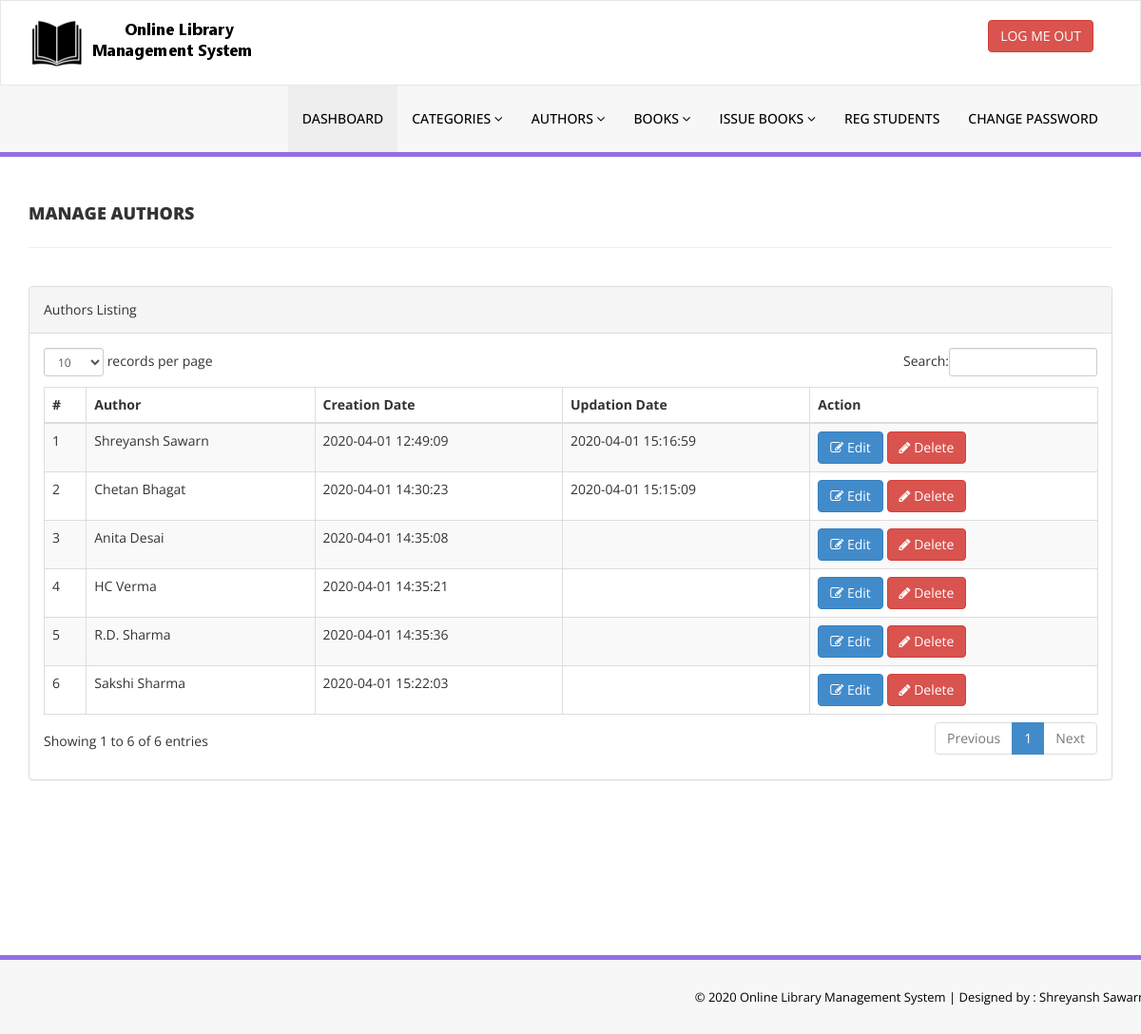
/library/admin/manage-authors.php (signed in), run on an earlier commit of the app's database.
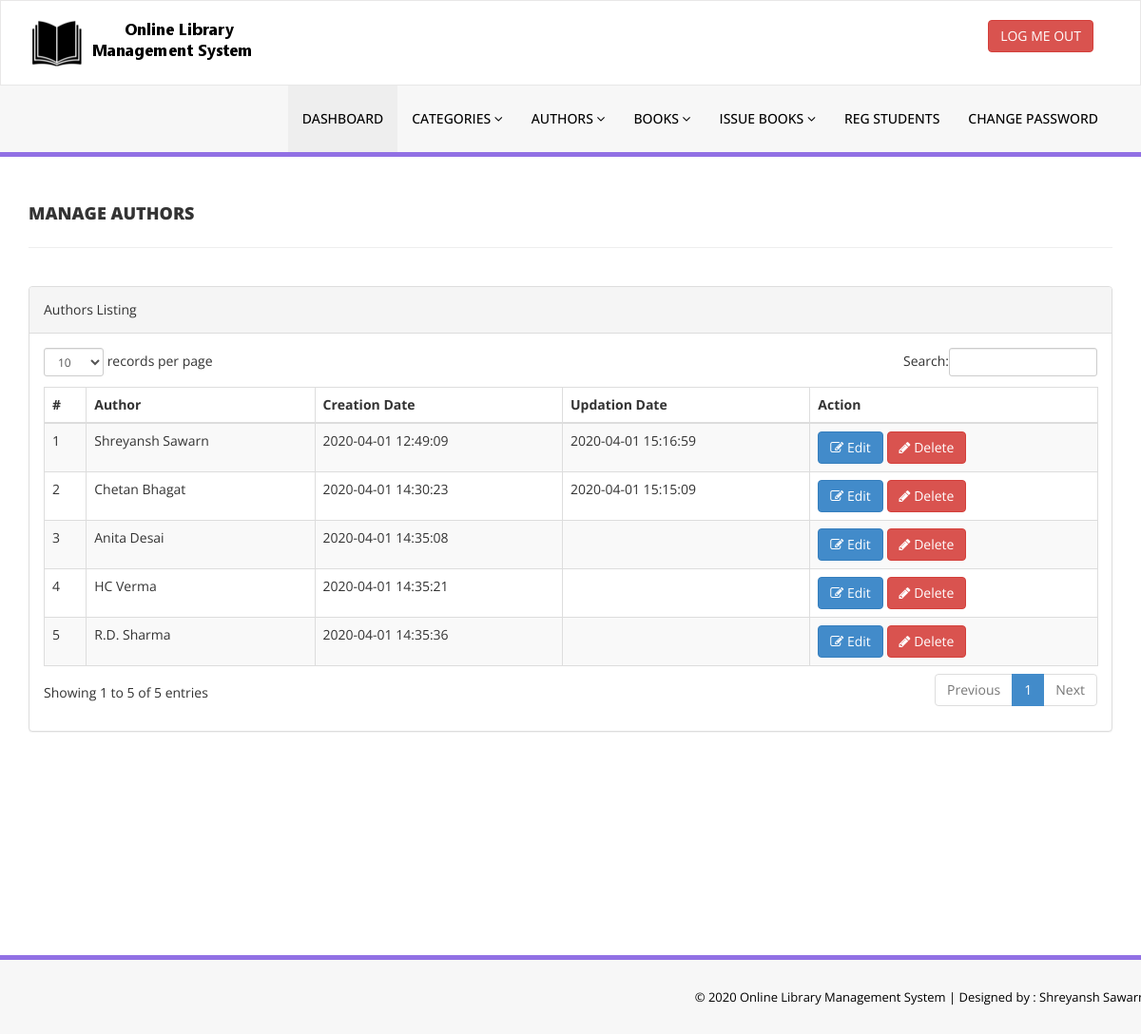
And on a later commit of the database.
### tables this page shows
CREATE TABLE `tblauthors` (
  `id` int(11) NOT NULL,
  `AuthorName` varchar(159) DEFAULT NULL,
  `creationDate` timestamp NULL DEFAULT CURRENT_TIMESTAMP,
  `UpdationDate` timestamp NULL DEFAULT NULL ON UPDATE CURRENT_TIMESTAMP
);

### library/admin/manage-authors.php (the view, shortened to what this page needs)
<?php
include('includes/config.php');
if(strlen($_SESSION['alogin'])==0)
    {
header('location:index.php');
}
else{
    ?>
<!DOCTYPE html>
<html xmlns="http://www.w3.org/1999/xhtml">
<head>
    <link href="assets/css/bootstrap.css" rel="stylesheet" />
    <link href="assets/css/font-awesome.css" rel="stylesheet" />
    <link href="assets/js/dataTables/dataTables.bootstrap.css" rel="stylesheet" />
    <link href="assets/css/style.css" rel="stylesheet" />
</head>
<body>
<?php include('includes/header.php');?>
    <div class="content-wrapper">
         <div class="container">
        <div class="row pad-botm">
            <div class="col-md-12">
                <h4 class="header-line">Manage Authors</h4>
    </div>
     <div class="row">
</div>
        </div>
            <div class="row">
                <div class="col-md-12">
                    <div class="panel panel-default">
                        <div class="panel-heading">
                           Authors Listing
                        </div>
                        <div class="panel-body">
                            <div class="table-responsive">
                                <table class="table table-striped table-bordered table-hover" id="dataTables-example">
                                    <thead>
                                        <tr>
                                            <th>#</th>
                                            <th>Author</th>
                                            <th>Creation Date</th>
                                            <th>Updation Date</th>
                                            <th>Action</th>
                                        </tr>
                                    </thead>
                                    <tbody>
<?php $sql = "SELECT * from  tblauthors";
$query = $dbh -> prepare($sql);
$query->execute();
$results=$query->fetchAll(PDO::FETCH_OBJ);
$cnt=1;
if($query->rowCount() > 0)
{
foreach($results as $result)
{               ?>
                                        <tr class="odd gradeX">
                                            <td class="center"><?php echo htmlentities($cnt);?></td>
                                            <td class="center"><?php echo htmlentities($result->AuthorName);?></td>
                                            <td class="center"><?php echo htmlentities($result->creationDate);?></td>
                                            <td class="center"><?php echo htmlentities($result->UpdationDate);?></td>
                                            <td class="center">
                                            <a href="edit-author.php?athrid=<?php echo htmlentities($result->id);?>"><button class="btn btn-primary"><i class="fa fa-edit "></i> Edit</button>
                                          <a href="manage-authors.php?del=<?php echo htmlentities($result->id);?>" onclick="return confirm('Are you sure you want to delete?');"" >  <button class="btn btn-danger"><i class="fa fa-pencil"></i> Delete</button>
                                            </td>
                                        </tr>
 <?php $cnt=$cnt+1;}} ?>
                                    </tbody>
                                </table>
                            </div>
                        </div>
                    </div>
                </div>
            </div>
    </div>
    </div>
  <?php include('includes/footer.php');?>
</body>
</html>
<?php } ?>

### library/admin/includes/header.php (shortened to what this page needs)
<div class="navbar navbar-inverse set-radius-zero" >
        <div class="container">
            <div class="navbar-header">
                <a class="navbar-brand">
                    <img src="assets/img/logo.png" />
                </a>
            </div>
            <div class="right-div">
                <a href="logout.php" class="btn btn-danger pull-right">LOG ME OUT</a>
            </div>
        </div>
    </div>
    <section class="menu-section">
        <div class="container">
            <div class="row ">
                <div class="col-md-12">
                    <div class="navbar-collapse collapse ">
                        <ul id="menu-top" class="nav navbar-nav navbar-right">
                            <li><a href="dashboard.php" class="menu-top-active">DASHBOARD</a></li>
                            <li>
                                <a href="#" class="dropdown-toggle" id="ddlmenuItem" data-toggle="dropdown"> Categories <i class="fa fa-angle-down"></i></a>
                            </li>
                            <li>
                                <a href="#" class="dropdown-toggle" id="ddlmenuItem" data-toggle="dropdown"> Authors <i class="fa fa-angle-down"></i></a>
                            </li>
 <li>
                                <a href="#" class="dropdown-toggle" id="ddlmenuItem" data-toggle="dropdown"> Books <i class="fa fa-angle-down"></i></a>
                            </li>
                           <li>
                                <a href="#" class="dropdown-toggle" id="ddlmenuItem" data-toggle="dropdown"> Issue Books <i class="fa fa-angle-down"></i></a>
                            </li>
                             <li><a href="reg-students.php">Reg Students</a></li>
  <li><a href="change-password.php">Change Password</a></li>
                        </ul>
                    </div>
                </div>
            </div>
        </div>
    </section>

### library/admin/includes/footer.php
<section class="footer-section">
     <div class="container">
         <div class="row">
             <div class="col-md-12">
                &copy; 2020 Online Library Management System |<a href="https://ss.com/" target="_blank"  > Designed by : Shreyansh Sawarn</a>
             </div>
         </div>
     </div>
 </section>

### library/admin/assets/css/style.css (style rules this page uses)
.set-radius-zero { border-radius:0px; -moz-border-radius:0px; -webkit-border-radius:0px; }
.content-wrapper { margin-top: 40px; min-height:800px; padding-bottom:90px; }
.header-line { font-weight:900; padding-bottom:25px; border-bottom:1px solid #eeeeee; text-transform:uppercase; }
.pad-botm { padding-bottom:30px; }
.right-div { float: right; padding: 20px; }
#menu-top a { color:#000; text-decoration:none; font-weight:500; padding: 25px 15px 25px 15px; text-transform:uppercase; }
.menu-section { background-color: #f7f7f7; border-bottom:5px solid #9170E4; width:100% }
.menu-top-active { background-color:#eeeeee; }
.navbar-inverse { background-color: #FFF; border-color: rgba(155, 153, 153, 0.23); }
.navbar { min-height: 90px; margin-bottom: 0px; }
.footer-section { padding:25px 50px 25px 50px; color:#000; font-size:13px; background-color: #f7f7f7; text-align:right; border-top:5px solid #9170E4; }
.footer-section a, .footer-section a:hover { color:#000; }

What changed in the data, as far as the page shows it:
removed tblauthors: AuthorName "Sakshi Sharma", creationDate "2020-04-01 15:22:03"
Also different on the page:
text written by a page script: "records per page Search: Showing 1 to 6 of 6 entries Previous 1 Next" → "records per page Search: Showing 1 to 5 of 5 entries Previous 1 Next"
